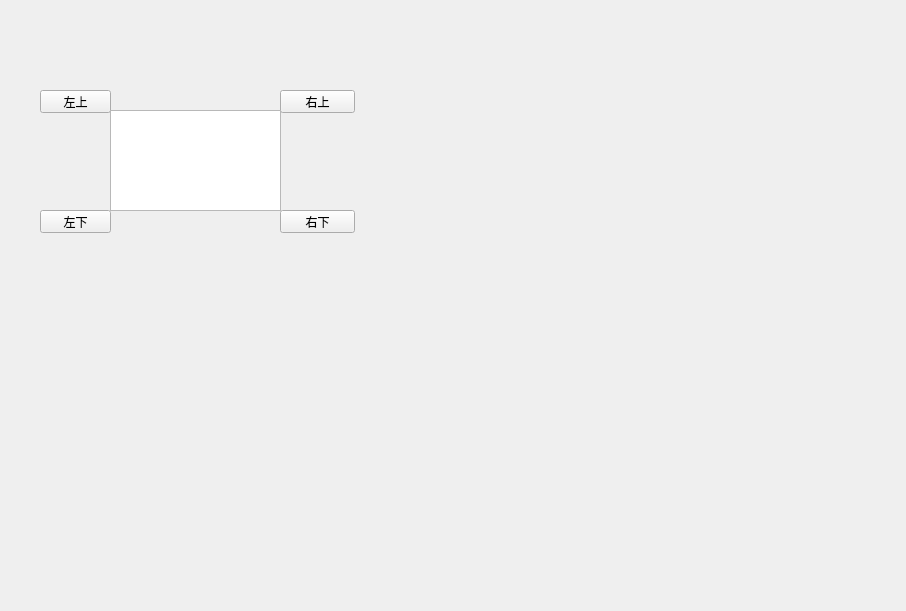
<?xml version="1.0" encoding="UTF-8"?>
<ui version="4.0">
 <class>CTestWndClass</class>
 <widget class="QWidget" name="CTestWndClass">
  <property name="geometry">
   <rect>
    <x>0</x>
    <y>0</y>
    <width>906</width>
    <height>611</height>
   </rect>
  </property>
  <property name="windowTitle">
   <string>CTestWnd</string>
  </property>
  <widget class="QPushButton" name="btn_topleft">
   <property name="geometry">
    <rect>
     <x>40</x>
     <y>90</y>
     <width>71</width>
     <height>23</height>
    </rect>
   </property>
   <property name="text">
    <string>左上</string>
   </property>
  </widget>
  <widget class="QPushButton" name="btn_bottomright">
   <property name="geometry">
    <rect>
     <x>280</x>
     <y>210</y>
     <width>75</width>
     <height>23</height>
    </rect>
   </property>
   <property name="text">
    <string>右下</string>
   </property>
  </widget>
  <widget class="QPushButton" name="btn_topright">
   <property name="geometry">
    <rect>
     <x>280</x>
     <y>90</y>
     <width>75</width>
     <height>23</height>
    </rect>
   </property>
   <property name="text">
    <string>右上</string>
   </property>
  </widget>
  <widget class="QPushButton" name="btn_bottomleft">
   <property name="geometry">
    <rect>
     <x>40</x>
     <y>210</y>
     <width>71</width>
     <height>23</height>
    </rect>
   </property>
   <property name="text">
    <string>左下</string>
   </property>
  </widget>
  <widget class="QTextEdit" name="infobox_text">
   <property name="geometry">
    <rect>
     <x>110</x>
     <y>110</y>
     <width>171</width>
     <height>101</height>
    </rect>
   </property>
  </widget>
 </widget>
 <layoutdefault spacing="6" margin="11"/>
 <resources>
  <include location="ctestwnd.qrc"/>
 </resources>
 <connections/>
</ui>
